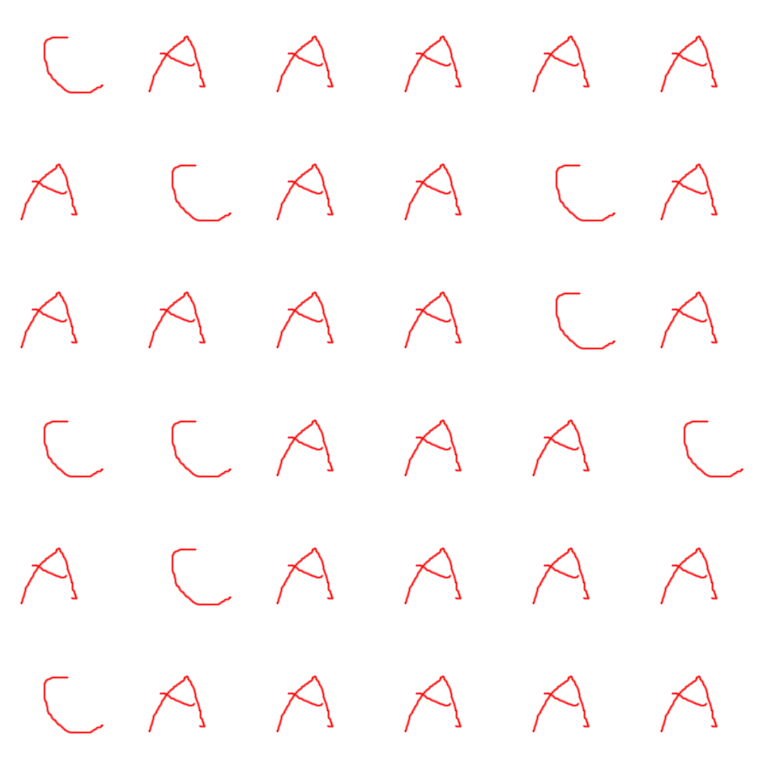

A 2D game scene composited from a Tiled map and its tileset images. What follows is a short description and the map's XML, with each tile layer's data collapsed to a summary:
An orthogonal 6x6 tile map with 128x128 px tiles, 1 tile layer (Kachelebene 1) and 1 object (bunny).

<map version="1.0" orientation="orthogonal" renderorder="right-down" width="6" height="6" tilewidth="128" tileheight="128" nextobjectid="2">
 <tileset firstgid="1" name="PrototypeTileset" tilewidth="128" tileheight="128">
  <image source="tileset.png" width="512" height="256" />
 </tileset>
 <layer name="Kachelebene 1" width="6" height="6">
  <data>[36 cells, 36 non-empty, 2 distinct tile ids]</data>
 </layer>
 <objectgroup name="objects">
  <object id="1" name="bunny" type="bunny" gid="2" x="7" y="759" />
 </objectgroup>
</map>
